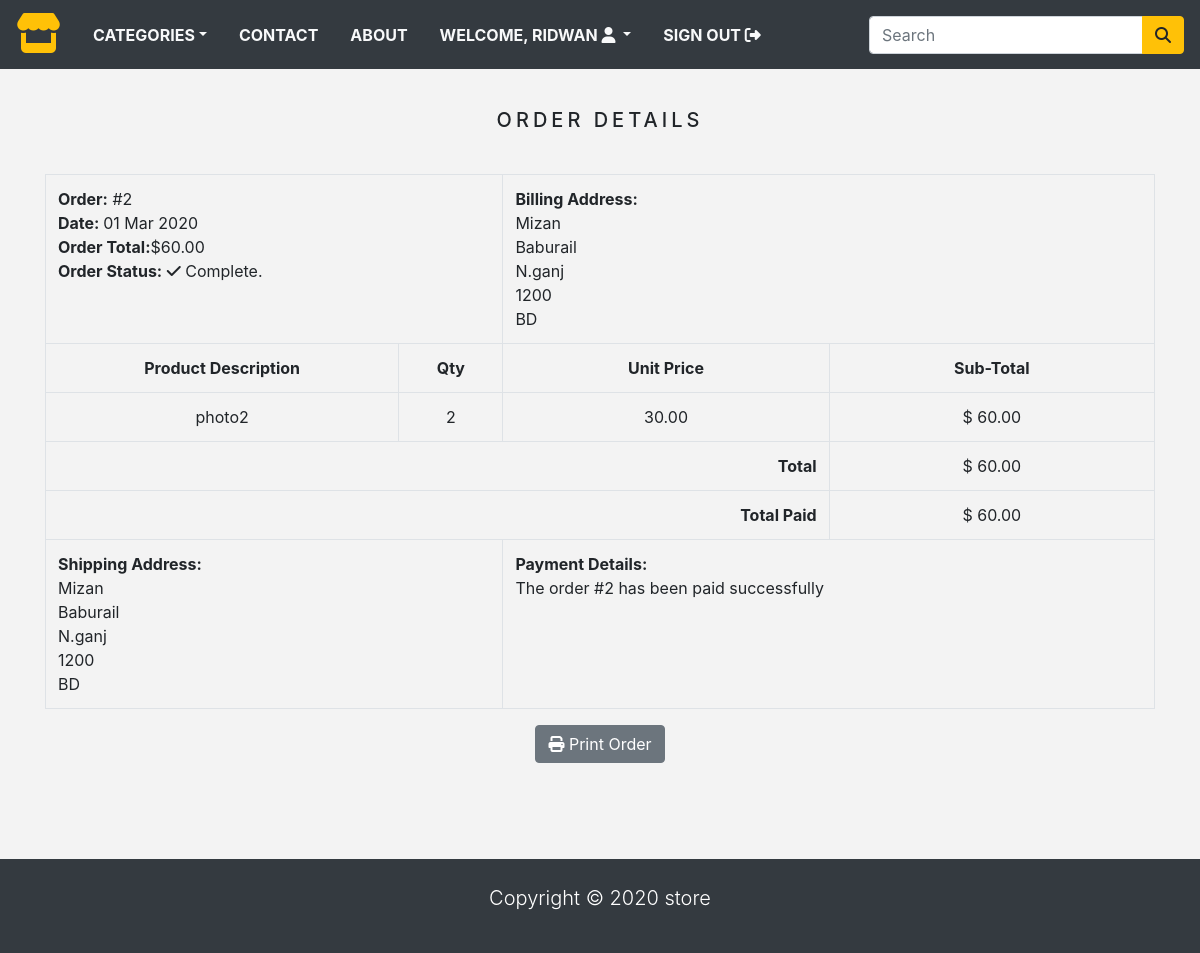
Screenshot of /order/2 (signed in) with the database file from the repository.
### store/models.py (models this page shows, shortened)
class Order(models.Model):
    token = models.CharField(max_length=250, blank=True)
    total = models.DecimalField(max_digits=10, decimal_places=2, verbose_name='USD Price')
    emailAddress = models.EmailField(max_length=250, blank=True, verbose_name='Email Address')
    created = models.DateTimeField(auto_now_add=True)
    billingName = models.CharField(max_length=250,blank=True)
    billingCity = models.CharField(max_length=250,blank=True)
    billingPostcode = models.CharField(max_length=250,blank=True)
    billingCountry = models.CharField(max_length=250,blank=True)
    shippingName = models.CharField(max_length=250,blank=True)
    shippingAddress1 = models.CharField(max_length=250,blank=True)
    billingAddress1 = models.CharField(max_length=250,blank=True)
    shippingCity = models.CharField(max_length=250,blank=True)
    shippingPostcode = models.CharField(max_length=250,blank=True)
    shippingCountry = models.CharField(max_length=250,blank=True)
    class Meta:
        db_table = 'Order'
        ordering = ['-created']

class OrderItem(models.Model):
    product = models.CharField(max_length=250)
    quantity = models.IntegerField()
    price = models.DecimalField(max_digits=10, decimal_places=2, verbose_name='USD Price')
    order = models.ForeignKey(Order, on_delete=models.CASCADE)
    class Meta:
        db_table = 'OrderItem'
    def sub_total(self):
        return self.quantity * self.price

### store/views.py (the view)
# urls.py: path('order/<int:order_id>', views.viewOrder, name='order_details'),
@login_required(redirect_field_name='next', login_url='signin')
def viewOrder(request, order_id):
    if request.user.is_authenticated:
        email = str(request.user.email)
        order = Order.objects.get(id=order_id, emailAddress=email)
        order_items = OrderItem.objects.filter(order=order)
    return render(request, 'order_detail.html', {'order': order, 'order_items':order_items})

### store/context_processors.py (called while the page is built)
def menu_links(request):
    links = Category.objects.all()
    return dict(links=links)

def counter(request):
    item_count = 0
    if 'admin' in request.path:
        return {}
    else:
        try:
            cart = Cart.objects.filter(cart_id=_cart_id(request))
            cart_items = CartItem.objects.all().filter(cart=cart[:1])
            for cart_item in cart_items:
                item_count += cart_item.quantity
        except Cart.DoesNotExist:
            item_count = 0
    return dict(item_count=item_count)

### store/models.py (called while the page is built)
    def get_url(self):
        return reverse('products_by_category', args=[self.slug])

### store/views.py (called while the page is built)
def _cart_id(request):
    cart = request.session.session_key
    if not cart:
        cart = request.session.create()
    return cart

### store/templates/order_detail.html (shortened to what this page needs)
{% extends 'base.html' %}
{% load static %}
{% block content %}
<div class="container">
<div class="text-center">
	<br>
	<h1 class="text-center product_title">
	Order Details
	</h1>
	<br>
	<table class="table table-bordered">
		<tr>
			<td class="text-left" colspan="2">
				<b>Order:</b> #{{order.id}}<br>
				<b>Date: </b> {{order.created | date:"d M Y"}}<br>
				<b>Order Total:</b>${{order.total}}<br>
				<b>Order Status:</b> <i class="fas fa-check"></i> Complete.
			</td>
			<td class="text-left" colspan="2">
				<b>Billing Address: </b> <br>
				{{order.billingName}} <br>
				{{order.billingAddress1}} <br>
				{{order.billingCity}}<br>
				{{order.billingPostcode}}<br>
				{{order.billingCountry}}<br>
			</td>
		</tr>
		<tr>
		<td><b>Product Description</b></td>
		<td><b>Qty</b></td>
		<td><b>Unit Price</b></td>
		<td><b>Sub-Total</b></td>
		</tr>
			{% for item in order_items %}
			<tr>
				<td>{{item.product}}</td>
				<td>{{item.quantity}}</td>
				<td>{{item.price}}</td>
				<td>$ {{item.sub_total}}</td>
			</tr>
			{% endfor %}
			<tr>
				<td class="text-right" colspan="3"><b>Total</b></td>
				<td>$ {{order.total}}</td>
			</tr>
			<tr>
				<td class="text-right" colspan="3"><b>Total Paid</b></td>
				<td>$ {{order.total}}</td>
			</tr>
			<tr>
				<td class="text-left" colspan="2">
					<b>Shipping Address:</b><br>
					{{ order.shippingName }}<br>
					{{ order.shippingAddress1 }}<br>
					{{ order.shippingCity }}<br>
					{{ order.shippingPostcode }}<br>
					{{ order.shippingCountry }}<br>
				</td>
				<td class="text-left" colspan="2">
					<b>Payment Details: </b> <br>
					The order #{{ order.id }} has been paid successfully
				</td>
			</tr>
	</table>
	<button class="btn btn-secondary" onclick="window.print();">
		<i class="fas fa-print"></i>
		Print Order
	</button>
</div>
<br><br>
</div>
{% endblock %}

### store/templates/navbar.html (shortened to what this page needs)
<nav class="navbar navbar-expand-md navbar-light bg-dark">
			<a href="/" class="navbar-brand"><i class="fas fa-store text-warning fa-2x"></i></a>
			<div class="collapse navbar-collapse justify-content-between" id="nav">
			<ul class="navbar-nav">
				<li class="nav-item dropdown"><a class="nav-link text-light text-uppercase font-weight-bold px-3 dropdown-toggle" href="" data-toggle="dropdown">Categories</a>
				</li>
				<li class="nav-item"><a class="nav-link text-light text-uppercase font-weight-bold px-3" href="{% url 'contact' %}">Contact</a></li>
				<li class="nav-item"><a class="nav-link text-light text-uppercase font-weight-bold px-3" href="">About</a></li>
				{% if request.user.is_authenticated and request.user.first_name %}
				<li class="nav-item dropdown">
				<span class="nav-link text-light text-uppercase font-weight-bold px-3 dropdown-toggle" data-toggle="dropdown">
					Welcome, {{request.user.first_name}} <i class="fas fa-user circle"></i>
				</span>
				</li>
				<li class="nav-item">
				<a class="nav-link text-light text-uppercase font-weight-bold px-3"
				href="{% url 'signout' %}">
					Sign Out  <i class="fas fa-sign-out-alt"></i>
				</a>
				</li>
				{% endif %}
			</ul>
			<form class="form-inline ml-3" action="{% url 'search' %}", method="GET">
				<div class="input-group">
					<input type="text" name="title" class="form-control" placeholder="Search">
					<div class="input-group-append">
						<button type="submit" class="btn btn-warning" name="button"><i class="fas fa-search"></i></button>
					</div>
				</div>
			</form>
		</div>
</nav>

### store/static/css/base.css (style rules this page uses)
body { background: #f3f3f3; }
.product_title { font-size: 20px; text-transform: uppercase; letter-spacing: .2em; padding-top: 15px; padding-bottom: 10px; }

### rows the page displays
Order: id "2", created "01 Mar 2020", total "60.00", billingName "Mizan", billingAddress1 "Baburail", billingCity "N.ganj", billingPostcode "1200", billingCountry "BD", shippingName "Mizan", shippingAddress1 "Baburail", shippingCity "N.ganj", shippingPostcode "1200", shippingCountry "BD"
OrderItem: product "photo2", quantity "2", price "30.00", sub_total "60.00"

### other values shown
{{ request.user.first_name }} "RIDWAN"
